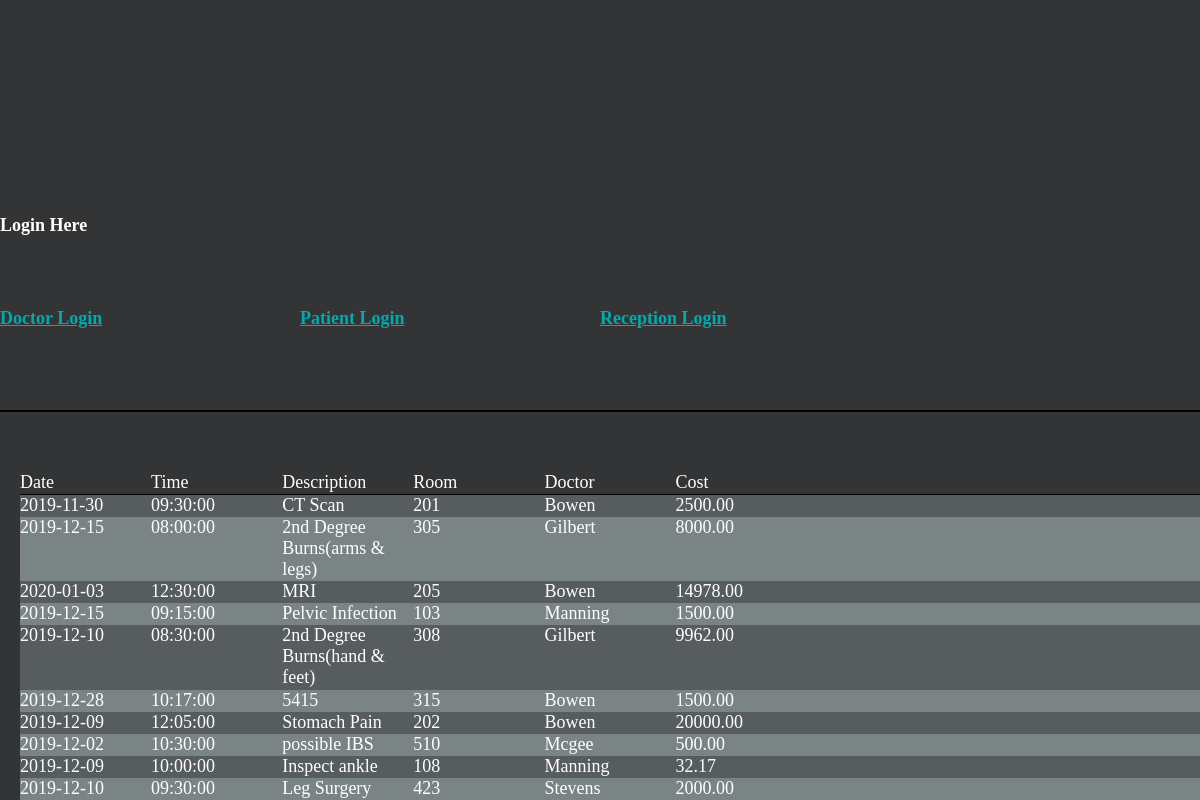
The app's page /patient/appointments.php with its own data.
### tables this page shows
CREATE TABLE `appointment` (
  `apID` int(11) NOT NULL,
  `DeptID` int(11) NOT NULL,
  `apDesc` varchar(30) NOT NULL,
  `procID` varchar(20) NOT NULL,
  `roomNum` int(11) NOT NULL,
  `apDate` date NOT NULL,
  `apTime` time NOT NULL,
  `pMRN` int(11) NOT NULL,
  `drID` varchar(20) NOT NULL,
  PRIMARY KEY (`apID`),
  KEY `DeptID` (`DeptID`),
  KEY `procID` (`procID`),
  KEY `pMRN` (`pMRN`),
  KEY `roomNum` (`roomNum`),
  KEY `drID` (`drID`),
  CONSTRAINT `appointment_ibfk_1` FOREIGN KEY (`DeptID`) REFERENCES `department` (`DeptID`),
  CONSTRAINT `appointment_ibfk_2` FOREIGN KEY (`procID`) REFERENCES `proc` (`procID`),
  CONSTRAINT `appointment_ibfk_3` FOREIGN KEY (`pMRN`) REFERENCES `patient` (`pMRN`),
  CONSTRAINT `appointment_ibfk_4` FOREIGN KEY (`roomNum`) REFERENCES `room` (`roomNum`),
  CONSTRAINT `appointment_ibfk_5` FOREIGN KEY (`drID`) REFERENCES `doctor` (`drID`)
);

CREATE TABLE `doctor` (
  `drID` varchar(20) NOT NULL,
  `drLName` varchar(15) NOT NULL,
  `drFName` varchar(15) NOT NULL,
  `DeptID` int(11) NOT NULL,
  `drSalary` decimal(8,2) NOT NULL,
  `drAddress` varchar(35) NOT NULL,
  `drSpecialty` varchar(35) NOT NULL,
  `drAge` char(3) NOT NULL,
  PRIMARY KEY (`drID`),
  KEY `DeptID` (`DeptID`),
  CONSTRAINT `doctor_ibfk_1` FOREIGN KEY (`DeptID`) REFERENCES `department` (`DeptID`)
);

CREATE TABLE `proc` (
  `procID` varchar(20) NOT NULL,
  `pMRN` int(11) NOT NULL,
  `drID` varchar(20) NOT NULL,
  `procDesc` varchar(30) NOT NULL,
  `procCost` decimal(8,2) NOT NULL,
  PRIMARY KEY (`procID`),
  KEY `pMRN` (`pMRN`),
  KEY `drID` (`drID`),
  CONSTRAINT `proc_ibfk_1` FOREIGN KEY (`pMRN`) REFERENCES `patient` (`pMRN`),
  CONSTRAINT `proc_ibfk_2` FOREIGN KEY (`drID`) REFERENCES `doctor` (`drID`)
);

### patient/appointments.php (the view, shortened to what this page needs)
<?php
include "../templates/header.php";
require_once "../config.php";
if (isset($_SESSION["MRN"])){
  $MRN = $_SESSION["MRN"];
  $query = "SELECT apDate, apTime, apDesc, roomNum, drLName, procCost
  FROM appointment, doctor, proc
  WHERE appointment.pMRN = proc.pMRN
  AND doctor.drID = appointment.drID
  AND appointment.pMRN = '$MRN'";
}
else {
  $query = "SELECT appointment.pMRN, pLName, pFName, apDate, apTime, apDesc, roomNum, drLName, procCost
FROM appointment, doctor, proc, patient
WHERE appointment.procID = proc.procID
AND doctor.drID = appointment.drID
AND appointment.pMRN = patient.pMRN";
}
$responce = mysqli_query($dbc, $query);
if ($responce){
  echo '<table><tr class="theader">';
  echo '
  <td>Date</td>
  <td>Time</td>
  <td>Description</td>
  <td>Room</td>
  <td>Doctor</td>
  <td>Cost</td>
  </tr>';
  $tablerownum = "0";
    while ($row = mysqli_fetch_array($responce)){
      echo '<tr class="trow' . $tablerownum .'"> <td>';
      echo $row['apDate'] . '</td> <td>' .
      $row['apTime'] . '</td> <td>' .
      $row['apDesc'] . '</td> <td>' .
      $row['roomNum'] . '</td> <td>' .
      $row['drLName'] . '</td> <td>' .
      $row['procCost'] . '</td><td>';
      echo '</tr>';
      if ($tablerownum == "1") {
        $tablerownum = "0";
      }
      else {
        $tablerownum = "1";
      }
    }
    echo '</table>';
}
else{
  echo "Error with database";
  echo mysqli_connect_error($dbc);
}
echo '</div>';
 ?>

### templates/header.php (shortened to what this page needs)
<?php
  if (isset($_SESSION["loginID"])){
    require_once "../config.php";
    $login = $_SESSION["loginID"];
    if($login == "doctor") {
      $user = $_SESSION["user"];
      $query = "SELECT doctor.drFName, doctor.drLName, doctor.drSpecialty, department.deptName
       FROM doctor, department WHERE doctor.drID = '$user' AND doctor.deptID = department.deptID;";
      $responce = mysqli_query($dbc, $query);
      $row = mysqli_fetch_array($responce);
      echo '<div class="main-header"> <table> <tr class="profile-info"> <td>User: ' . $row["drFName"] . ' ' . $row["drLName"] .
      '</td> <td>User number: ' . $user . '</td> <td>Department: ' . $row["deptName"] . '</td> <td> Specialty: ' . $row["drSpecialty"]
       . '</td> </tr> </table> </div>';
       $sidebar = '<div class="sidebar">
       <a href="../patient/patient_list.php">Patients</a>
       <a href="../doctor/doctor_schedule.php">Schedule</a>
       <a href="../logout.php" class="logout-button">Logout</a>
       </div>';
    }
    elseif($login == "patient") {
      $mrn = $_SESSION['MRN'];
      $query = "SELECT patient.pFName, patient.pLName, patient.pMRN, doctor.drFName, doctor.drLName
       FROM doctor, patient WHERE '$mrn' = patient.pMRN AND patient.drID = doctor.drID;";
      $responce = mysqli_query($dbc, $query);
      $row = mysqli_fetch_array($responce);
      echo '<div class="main-header"> <table> <tr class="profile-info"> <td>MRN: ' . $mrn .
      '</td> <td>Patient Name: ' . $row['pFName'] . ' ' . $row['pLName'] .
      '</td> <td> Doctor\'s Name: ' . $row['drFName'] . ' ' . $row['drLName'] . '</td> </tr> </table> </div>';
      $sidebar = '<div class="sidebar">
      <a href="../patient/patient_data.php">Patient Info</a>
      <a href="./prescriptions.php">Prescriptions</a>
      <a href="../patient/appointments.php">Appointments</a>
      <a href="../logout.php" class="logout-button">Logout</a>
      </div>';
    }
    elseif($login == "reception") {
      $user = $_SESSION["user"];
      $query = "SELECT receptID, receptDept FROM reception WHERE reception.receptID = '$user';";
      $responce = mysqli_query($dbc, $query);
      $row = mysqli_fetch_array($responce);
      echo '<div class="main-header"> <table> <tr class="profile-info"> <td>User number: ' . $user . '</td> <td>Department: '
      . $row["receptDept"] . '</td> </tr> </table> </div>';
      $sidebar = '<div class="sidebar">
      <a href="../patient/patient_list.php">Patients</a>
      <a href="../patient/appointments.php">Appointments</a>
      <a href="../logout.php" class="logout-button">Logout</a>
      </div>';
    }
    echo '<div class="main-content-loggedin">';
  }
  else echo '
    <h1>Login Here</h1>
    <ul class="login-container">
      <li>
        <a href="doctor/doctor_login.php"><strong>Doctor Login</strong></a>
      </li>
      <li>
        <a href="patient/patient_login.php"><strong>Patient Login</strong></a>
      </li>
      <li>
        <a href="reception/reception_login.php"><strong>Reception Login</strong></a>
      </li>
    </ul> <div class="main-content-loggedout">';
 ?>
<!DOCTYPE html>
<html lang="en">
  <head>
    <meta charset="utf-8" />
    <meta http-equiv="x-ua-compatible" content="ie=edge" />
    <meta name="viewport" content="width=device-width, initial-scale=1" />
    <link rel="stylesheet" type="text/css" href="../style.css">
    <link rel="stylesheet" type="text/css" href="style.css">
  </head>
  <body style="background-color:rgb(51, 52, 53); color:white;">
  </body>
</html>

### style.css (style rules this page uses)
* { margin: 0; padding: 0; display: grid; font-size: large; }
.main-content-loggedout { height: 100%; display: grid; }
.theader { display: grid; grid-template-columns: repeat(9, 1fr); border-bottom: 1px solid black; }
.trow0 { display: grid; grid-template-columns: repeat(9, 1fr); background: rgb(87, 92, 94); }
.trow1 { display: grid; grid-template-columns: repeat(9, 1fr); background: rgb(123, 132, 133); }
a { color: rgb(0, 171, 173); }
.login-container { display: grid; grid-template-columns: 1fr 1fr 1fr 1fr; padding-bottom: 10px; border-bottom: 2px solid black; }
table { padding-left: 20px; }

### records on screen
appointment: apDate "2019-11-30", apTime "09:30:00", apDesc "CT Scan", roomNum "201", drID.drLName "Bowen", procID.procCost "2500.00"
appointment: apDate "2019-12-15", apTime "08:00:00", apDesc "2nd Degree Burns(arms & legs)", roomNum "305", drID.drLName "Gilbert", procID.procCost "8000.00"
appointment: apDate "2020-01-03", apTime "12:30:00", apDesc "MRI", roomNum "205", drID.drLName "Bowen", procID.procCost "14978.00"
appointment: apDate "2019-12-15", apTime "09:15:00", apDesc "Pelvic Infection", roomNum "103", drID.drLName "Manning", procID.procCost "1500.00"
appointment: apDate "2019-12-10", apTime "08:30:00", apDesc "2nd Degree Burns(hand & feet)", roomNum "308", drID.drLName "Gilbert", procID.procCost "9962.00"
appointment: apDate "2019-12-28", apTime "10:17:00", apDesc "5415", roomNum "315", drID.drLName "Bowen", procID.procCost "1500.00"
appointment: apDate "2019-12-09", apTime "12:05:00", apDesc "Stomach Pain", roomNum "202", drID.drLName "Bowen", procID.procCost "20000.00"
appointment: apDate "2019-12-02", apTime "10:30:00", apDesc "possible IBS", roomNum "510", drID.drLName "Mcgee", procID.procCost "500.00"
appointment: apDate "2019-12-09", apTime "10:00:00", apDesc "Inspect ankle", roomNum "108", drID.drLName "Manning", procID.procCost "32.17"
appointment: apDate "2019-12-10", apTime "09:30:00", apDesc "Leg Surgery", roomNum "423", drID.drLName "Stevens", procID.procCost "2000.00"
